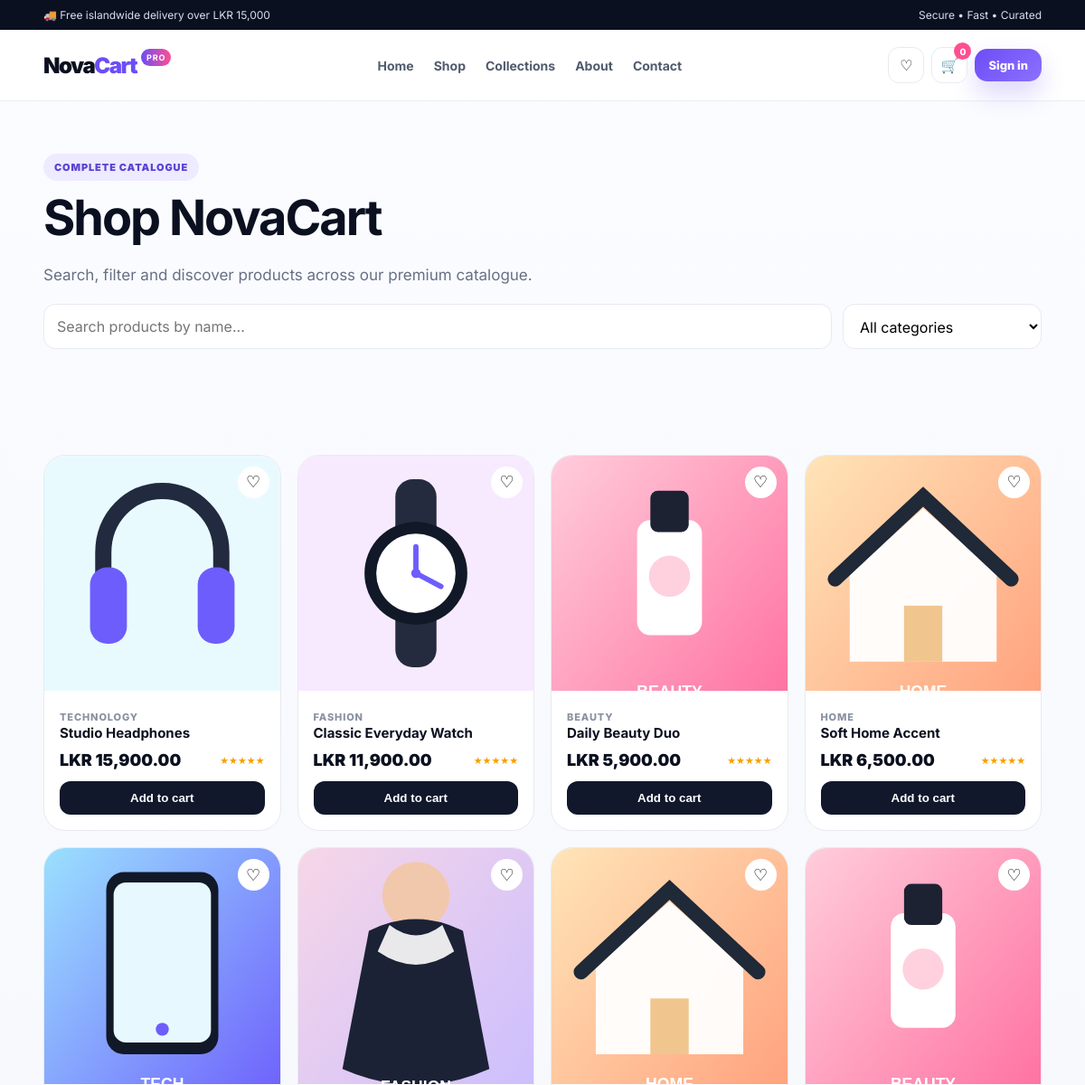
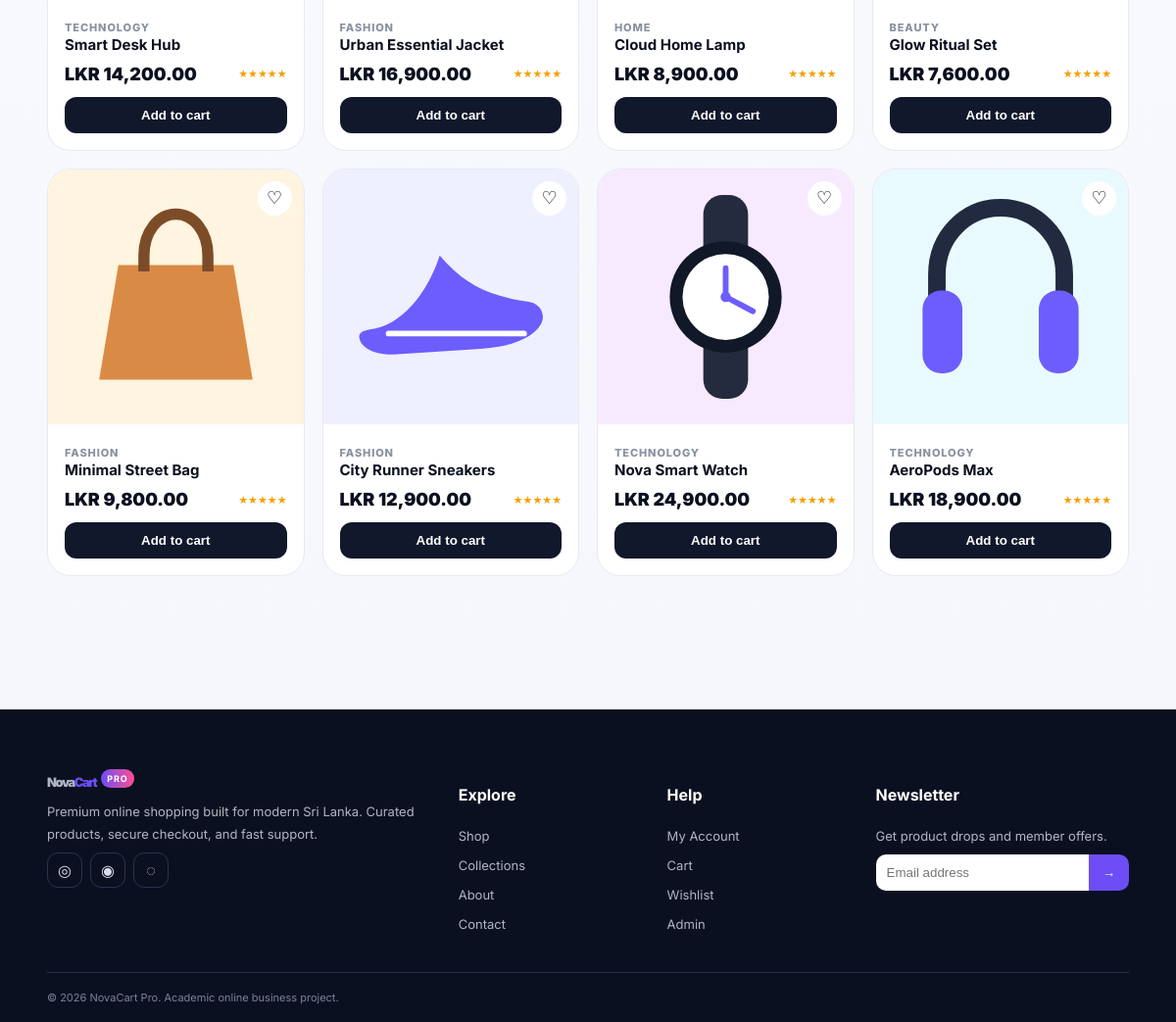
The page /shop.php on the database its author committed (2 pictures, top to bottom).
### tables this page shows
CREATE TABLE products (
  id INT AUTO_INCREMENT PRIMARY KEY,
  name VARCHAR(160) NOT NULL,
  category VARCHAR(80) NOT NULL,
  price DECIMAL(12,2) NOT NULL,
  stock INT NOT NULL DEFAULT 0,
  image VARCHAR(255) NOT NULL,
  description TEXT,
  status ENUM('active','inactive') DEFAULT 'active',
  created_at TIMESTAMP DEFAULT CURRENT_TIMESTAMP
);

### includes/config.php (called while the page is built, shortened)
<?php
function e($v){return htmlspecialchars((string)$v,ENT_QUOTES,'UTF-8');}
function cartCount(){return array_sum(array_column($_SESSION['cart']??[],'qty'));}
function isLoggedIn(){return isset($_SESSION['user']);}
?>

### shop.php (the view)
<?php require 'includes/config.php';$pageTitle='Shop';$cat=$_GET['category']??'';$sql="SELECT * FROM products WHERE status='active'";$params=[];if($cat){$sql.=" AND category=?";$params[]=$cat;}$sql.=" ORDER BY id DESC";$st=$pdo->prepare($sql);$st->execute($params);$products=$st->fetchAll();include 'includes/header.php';?>
<section class="page-hero"><div class="container"><span class="eyebrow">Complete catalogue</span><h1>Shop NovaCart</h1><p>Search, filter and discover products across our premium catalogue.</p><div class="search-strip"><input id="shop-search" placeholder="Search products by name..."><select onchange="location='shop.php?category='+encodeURIComponent(this.value)"><option value="">All categories</option><?php foreach(['Fashion','Technology','Home','Beauty'] as $c):?><option <?=($cat==$c?'selected':'')?> value="<?=$c?>"><?=$c?></option><?php endforeach;?></select></div></div></section>
<section class="section"><div class="container"><div class="product-grid"><?php foreach($products as $p):?><article class="product-card" data-name="<?=e(strtolower($p['name']))?>"><a class="product-media" href="product.php?id=<?=$p['id']?>"><button type="button" class="wishlist-btn" data-wish='<?=e(json_encode(['id'=>$p['id'],'name'=>$p['name'],'price'=>$p['price'],'image'=>$p['image']]))?>'>♡</button><img src="<?=e($p['image'])?>"></a><div class="product-body"><span class="cat"><?=e($p['category'])?></span><h3><?=e($p['name'])?></h3><div class="product-meta"><span class="price">LKR <?=number_format($p['price'],2)?></span><span class="rating">★★★★★</span></div><button class="add-btn" data-add='<?=e(json_encode(['id'=>$p['id'],'name'=>$p['name'],'price'=>$p['price'],'image'=>$p['image']]))?>'>Add to cart</button></div></article><?php endforeach;?></div></div></section><?php include 'includes/footer.php';?>

### includes/header.php (shortened to what this page needs)
<!doctype html><html lang="en"><head><link rel="stylesheet" href="assets/css/style.css"></head><body>
<div class="topbar"><div class="container topbar-inner"><span>🚚 Free islandwide delivery over LKR 15,000</span><span>Secure • Fast • Curated</span></div></div>
<header class="site-header"><div class="container nav"><a class="brand" href="index.php">Nova<span>Cart</span><b>PRO</b></a><button class="menu-toggle" aria-label="menu">☰</button><nav class="nav-links"><a href="index.php">Home</a><a href="shop.php">Shop</a><a href="collections.php">Collections</a><a href="about.php">About</a><a href="contact.php">Contact</a></nav><div class="nav-actions"><a class="icon-btn" href="wishlist.php" title="Wishlist">♡</a><a class="icon-btn cart-link" href="cart.php" title="Cart">🛒<span id="cart-count"><?=cartCount()?></span></a><?php if(isLoggedIn()):?><a class="btn btn-small" href="account.php">My Account</a><?php else:?><a class="btn btn-small" href="login.php">Sign in</a><?php endif;?></div></div></header>
<main>

### includes/footer.php
</main><footer class="footer"><div class="container footer-grid"><div><a class="brand footer-brand" href="index.php">Nova<span>Cart</span><b>PRO</b></a><p>Premium online shopping built for modern Sri Lanka. Curated products, secure checkout, and fast support.</p><div class="socials"><span>◎</span><span>◉</span><span>◌</span></div></div><div><h4>Explore</h4><a href="shop.php">Shop</a><a href="collections.php">Collections</a><a href="about.php">About</a><a href="contact.php">Contact</a></div><div><h4>Help</h4><a href="account.php">My Account</a><a href="cart.php">Cart</a><a href="wishlist.php">Wishlist</a><a href="admin/login.php">Admin</a></div><div><h4>Newsletter</h4><p>Get product drops and member offers.</p><form class="newsletter" onsubmit="event.preventDefault();showToast('Subscribed successfully!')"><input type="email" placeholder="Email address" required><button>→</button></form></div></div><div class="container footer-bottom">© 2026 NovaCart Pro. Academic online business project.</div></footer><div id="toast" class="toast"></div><script src="assets/js/app.js"></script></body></html>

### assets/css/style.css (style rules this page uses)
:root { --ink:#0b1020;--muted:#667085;--bg:#f5f7fb;--card:#fff;--purple:#6c4df6;--pink:#ff4f91;--cyan:#10b7d7;--line:#e7eaf0;--green:#12a86b;--red:#e34d59;--shadow:0 24px 60px rgba(25,33,61,.12);--radius:26px }
* { box-sizing:border-box }
html { scroll-behavior:smooth }
body { margin:0;font-family:Inter,system-ui,sans-serif;color:var(--ink);background:linear-gradient(180deg,#fbfcff 0,#f4f6fb 100%) }
a { text-decoration:none;color:inherit }
img { display:block;max-width:100% }
.container { width:min(1200px,92%);margin:auto }
.topbar { background:#0b1020;color:#d8deed;font-size:12px }
.topbar-inner { display:flex;justify-content:space-between;padding:9px 0 }
.site-header { position:sticky;top:0;z-index:40;background:rgba(255,255,255,.86);backdrop-filter:blur(18px);border-bottom:1px solid rgba(231,234,240,.8) }
.nav { height:78px;display:flex;align-items:center;gap:25px;justify-content:space-between }
.brand { font-size:24px;font-weight:900;letter-spacing:-1.5px }
.brand span { color:var(--purple) }
.brand b { font-size:9px;letter-spacing:.1em;background:linear-gradient(90deg,var(--purple),var(--pink));color:#fff;padding:4px 6px;border-radius:99px;margin-left:5px;vertical-align:top }
.nav-links { display:flex;gap:22px;align-items:center }
.nav-links a { font-size:14px;font-weight:700;color:#515b6d }
.nav-actions { display:flex;align-items:center;gap:8px }
.icon-btn { width:40px;height:40px;display:grid;place-items:center;border:1px solid var(--line);background:#fff;border-radius:12px;position:relative }
.cart-link span { position:absolute;top:-6px;right:-5px;background:var(--pink);color:#fff;font-size:10px;width:19px;height:19px;display:grid;place-items:center;border-radius:50%;font-weight:800 }
.btn { display:inline-flex;align-items:center;justify-content:center;border:0;border-radius:14px;padding:14px 20px;background:linear-gradient(135deg,var(--purple),#8b71ff);color:#fff!important;font-weight:800;cursor:pointer;box-shadow:0 14px 28px rgba(108,77,246,.23);transition:.2s }
.btn-small { padding:10px 15px;font-size:13px }
.eyebrow { display:inline-flex;align-items:center;gap:7px;padding:8px 12px;background:#eeeaff;color:#5a44d4;border-radius:999px;font-size:11px;font-weight:900;text-transform:uppercase;letter-spacing:.08em }
.section { padding:66px 0 }
.product-grid { display:grid;grid-template-columns:repeat(4,1fr);gap:18px }
.product-card { background:#fff;border:1px solid var(--line);border-radius:24px;overflow:hidden;transition:.25s }
.product-media { position:relative;background:#eef1f6 }
.product-media img { width:100%;aspect-ratio:1/1;object-fit:cover }
.wishlist-btn { position:absolute;top:12px;right:12px;width:35px;height:35px;border-radius:50%;border:0;background:#fff;font-size:18px;cursor:pointer }
.product-body { padding:17px }
.product-body h3 { font-size:15px;margin:0 0 7px }
.cat { font-size:11px;text-transform:uppercase;letter-spacing:.08em;color:#8991a1;font-weight:800 }
.product-meta { display:flex;align-items:center;justify-content:space-between;margin-top:10px }
.price { font-size:18px;font-weight:900 }
.rating { font-size:11px;color:#f4a000 }
.add-btn { width:100%;margin-top:13px;padding:11px;border:0;border-radius:12px;background:#11182c;color:#fff;font-weight:800;cursor:pointer }
.page-hero { padding:58px 0 25px }
.page-hero h1 { font-size:54px;letter-spacing:-2px;margin:8px 0 }
.page-hero p { color:var(--muted);font-size:17px;max-width:720px;line-height:1.7 }
.search-strip { display:grid;grid-template-columns:1fr 220px;gap:12px;margin:16px 0 26px }
.search-strip input,.search-strip select { border:1px solid var(--line);border-radius:13px;padding:13px 14px;font:inherit;background:#fff }
.footer { background:#0b1020;color:#d9deeb;margin-top:70px;padding:55px 0 18px }
.footer-grid { display:grid;grid-template-columns:1.5fr .7fr .7fr 1fr;gap:32px }
.footer a,.footer p { display:block;color:#aeb5c5;font-size:13px;line-height:1.7;margin:8px 0 }
.footer h4 { color:#fff }
.footer-brand { color:#fff }
.socials { display:flex;gap:8px }
.socials span { width:36px;height:36px;border:1px solid #2a334c;border-radius:11px;display:grid;place-items:center }
.newsletter { display:flex }
.newsletter input { min-width:0;flex:1;border:0;padding:11px;border-radius:10px 0 0 10px }
.newsletter button { border:0;background:var(--purple);color:#fff;padding:0 14px;border-radius:0 10px 10px 0 }
.footer-bottom { border-top:1px solid #242c43;margin-top:30px;padding-top:18px;font-size:11px;color:#79839a }

### rows shown on the page
products: image (picture), category "TECHNOLOGY", name "Studio Headphones", price "15,900.00"
products: image (picture), category "FASHION", name "Classic Everyday Watch", price "11,900.00"
products: image (picture), category "BEAUTY", name "Daily Beauty Duo", price "5,900.00"
products: image (picture), category "HOME", name "Soft Home Accent", price "6,500.00"
products: image (picture), category "TECHNOLOGY", name "Smart Desk Hub", price "14,200.00"
products: image (picture), category "FASHION", name "Urban Essential Jacket", price "16,900.00"
products: image (picture), category "HOME", name "Cloud Home Lamp", price "8,900.00"
products: image (picture), category "BEAUTY", name "Glow Ritual Set", price "7,600.00"
products: image (picture), category "FASHION", name "Minimal Street Bag", price "9,800.00"
products: image (picture), category "FASHION", name "City Runner Sneakers", price "12,900.00"
products: image (picture), category "TECHNOLOGY", name "Nova Smart Watch", price "24,900.00"
products: image (picture), category "TECHNOLOGY", name "AeroPods Max", price "18,900.00"

### other values the page prints
cartCount() "0"
